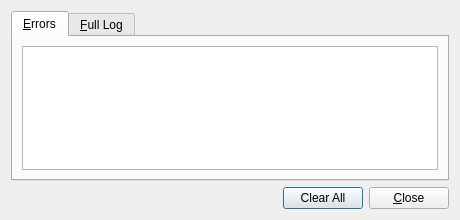
<?xml version="1.0" encoding="UTF-8"?>
<ui version="4.0">
 <class>LogDialog</class>
 <widget class="QDialog" name="LogDialog">
  <property name="geometry">
   <rect>
    <x>0</x>
    <y>0</y>
    <width>460</width>
    <height>220</height>
   </rect>
  </property>
  <property name="windowTitle">
   <string>TyCommander Log</string>
  </property>
  <layout class="QVBoxLayout" name="verticalLayout">
   <item>
    <widget class="QTabWidget" name="tabWidget">
     <property name="currentIndex">
      <number>0</number>
     </property>
     <widget class="QWidget" name="errorTab">
      <attribute name="title">
       <string>&amp;Errors</string>
      </attribute>
      <layout class="QVBoxLayout" name="verticalLayout_2">
       <item>
        <widget class="QPlainTextEdit" name="errorLogText">
         <property name="contextMenuPolicy">
          <enum>Qt::CustomContextMenu</enum>
         </property>
         <property name="lineWrapMode">
          <enum>QPlainTextEdit::NoWrap</enum>
         </property>
         <property name="readOnly">
          <bool>true</bool>
         </property>
         <property name="maximumBlockCount">
          <number>1000</number>
         </property>
        </widget>
       </item>
      </layout>
     </widget>
     <widget class="QWidget" name="fullTab">
      <attribute name="title">
       <string>&amp;Full Log</string>
      </attribute>
      <layout class="QVBoxLayout" name="verticalLayout_3">
       <item>
        <widget class="QPlainTextEdit" name="fullLogText">
         <property name="contextMenuPolicy">
          <enum>Qt::CustomContextMenu</enum>
         </property>
         <property name="lineWrapMode">
          <enum>QPlainTextEdit::NoWrap</enum>
         </property>
         <property name="readOnly">
          <bool>true</bool>
         </property>
         <property name="maximumBlockCount">
          <number>1000</number>
         </property>
        </widget>
       </item>
      </layout>
     </widget>
    </widget>
   </item>
   <item>
    <layout class="QHBoxLayout" name="horizontalLayout">
     <item>
      <spacer name="horizontalSpacer">
       <property name="orientation">
        <enum>Qt::Horizontal</enum>
       </property>
       <property name="sizeHint" stdset="0">
        <size>
         <width>40</width>
         <height>20</height>
        </size>
       </property>
      </spacer>
     </item>
     <item>
      <widget class="QPushButton" name="clearButton">
       <property name="text">
        <string>Clear All</string>
       </property>
      </widget>
     </item>
     <item>
      <widget class="QPushButton" name="closeButton">
       <property name="text">
        <string>&amp;Close</string>
       </property>
      </widget>
     </item>
    </layout>
   </item>
  </layout>
 </widget>
 <resources/>
 <connections/>
</ui>
